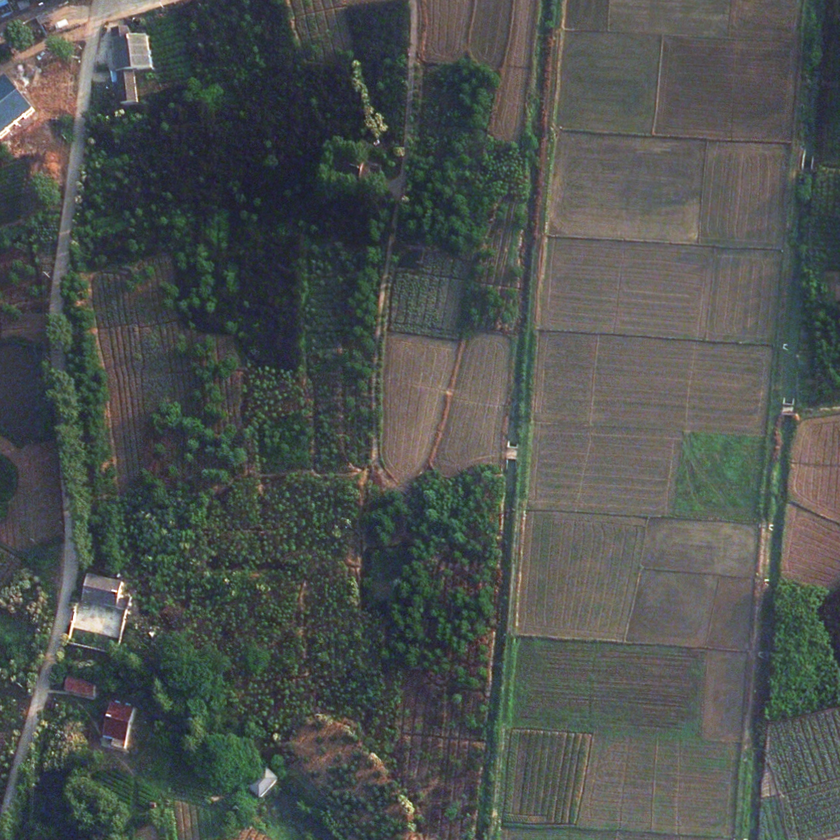
#> input picture LoveDA_Train_16/Rural/images_png/0.png, 840 x 840 px, shrunk from 1024 x 1024 before the run, found by its file name
$ python lbp1.py
#> lines starting #> are read from the running program, lines starting #| are printed output that depends on the picture
import numpy as np
import matplotlib.pyplot as plt
from skimage import io
import skimage


# Image loading
img =  io.imread('./LoveDA/Train/Rural/images_png/0.png')
#> img is the input picture: shape (840, 840, 3); mean R, G, B 77.7, 82.2, 79.4


# LBP calculation - original image
from skimage.feature import local_binary_pattern

radius = 1
n_points = 8 * radius
METHOD = 'uniform'

lbp = local_binary_pattern(skimage.color.rgb2gray(img), n_points, radius, METHOD)
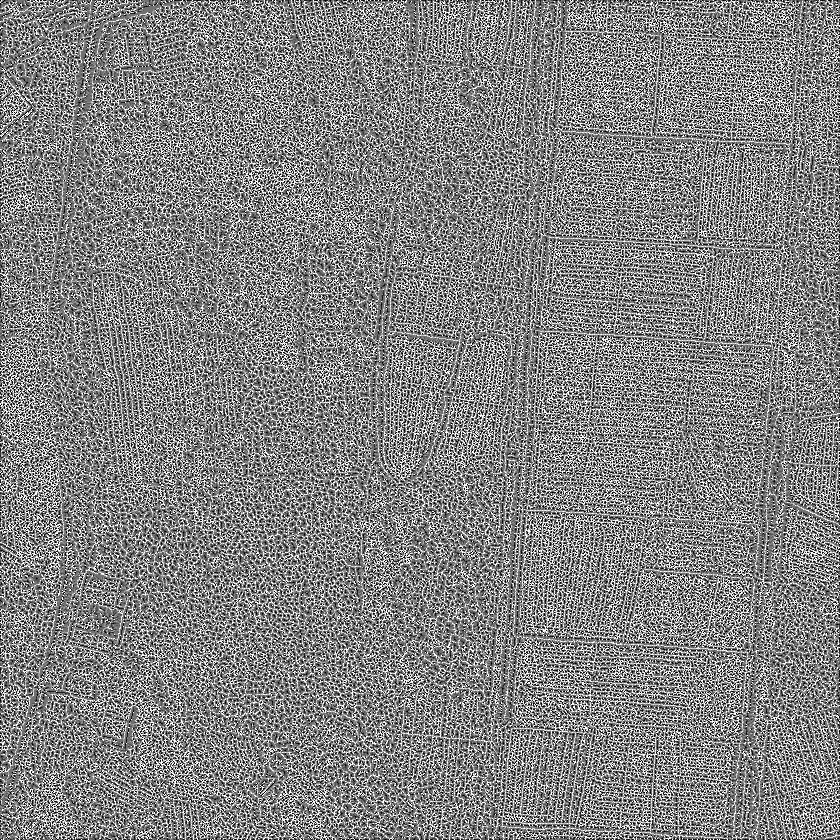
#> lbp: shape (840, 840) float64; min 0, max 9, mean 4.62; drawn with min black and max white

fig, (ax1, ax2) = plt.subplots(1, 2, figsize=(8, 4), sharex=True, sharey=True)

ax1.axis('off')
ax1.imshow(img, cmap=plt.cm.gray)
ax1.set_title('Input image')


ax2.axis('off')
ax2.imshow(lbp, cmap=plt.cm.gray)
ax2.set_title('Local Binary Pattern')
plt.show()
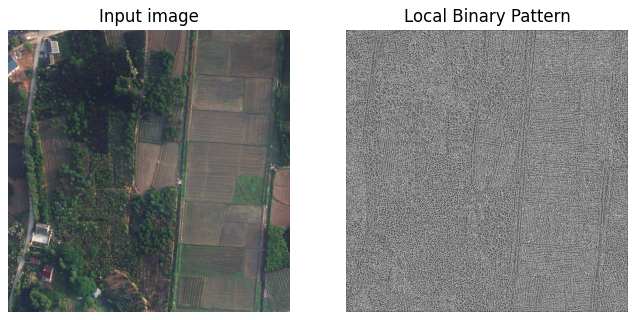
#> figure drawn by matplotlib, 2 panels

$ run again, with LoveDA_Train_16/Rural/images_png/10.png copied over LoveDA_Train_16/Rural/images_png/0.png
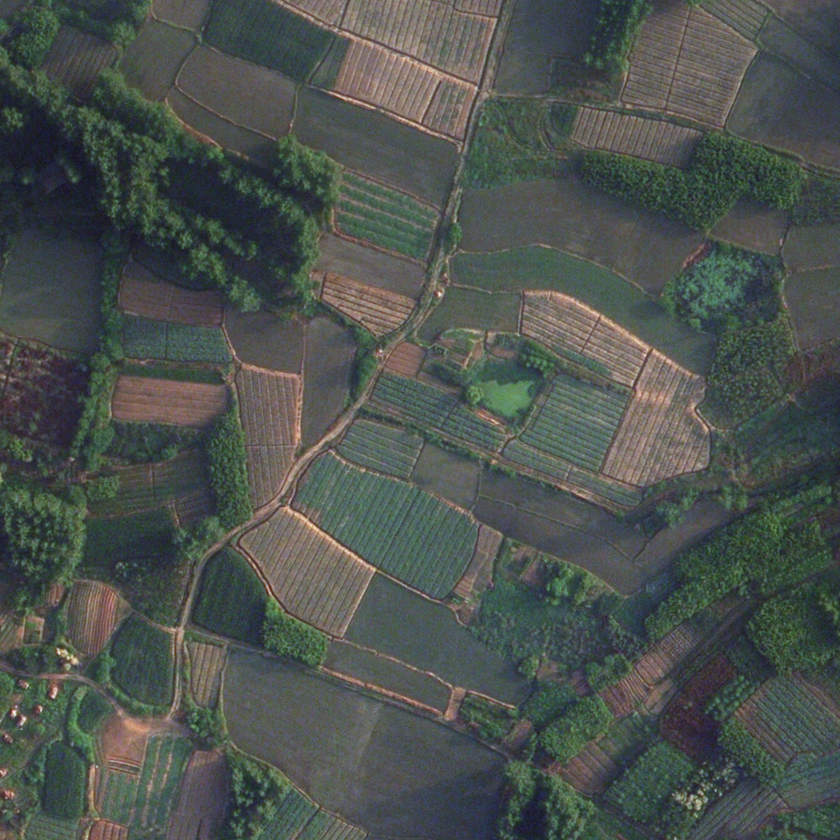
#> input picture LoveDA_Train_16/Rural/images_png/10.png, 840 x 840 px, shrunk from 1024 x 1024 before the run, found by its file name
#> img is the input picture: shape (840, 840, 3); mean R, G, B 76.4, 82.7, 78.4
#> `lbp = local_binary_pattern(skimage.color.rgb2gray(img), n_points, radi..`:
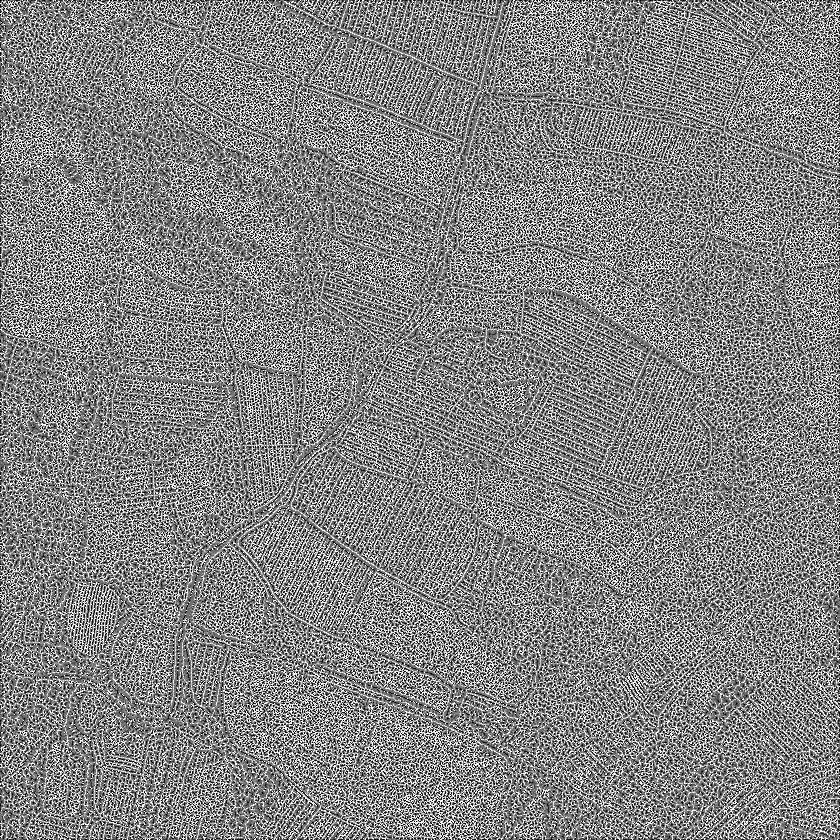
#> lbp: shape (840, 840) float64; min 0, max 9, mean 4.65; drawn with min black and max white
#> `plt.show()`:
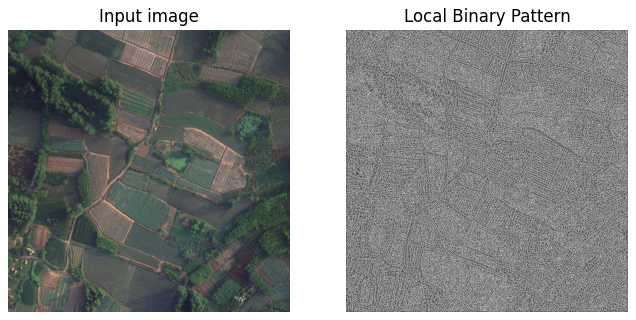
#> figure drawn by matplotlib, 2 panels

$ run again, with LoveDA_Train_16/Rural/images_png/11.png copied over LoveDA_Train_16/Rural/images_png/0.png
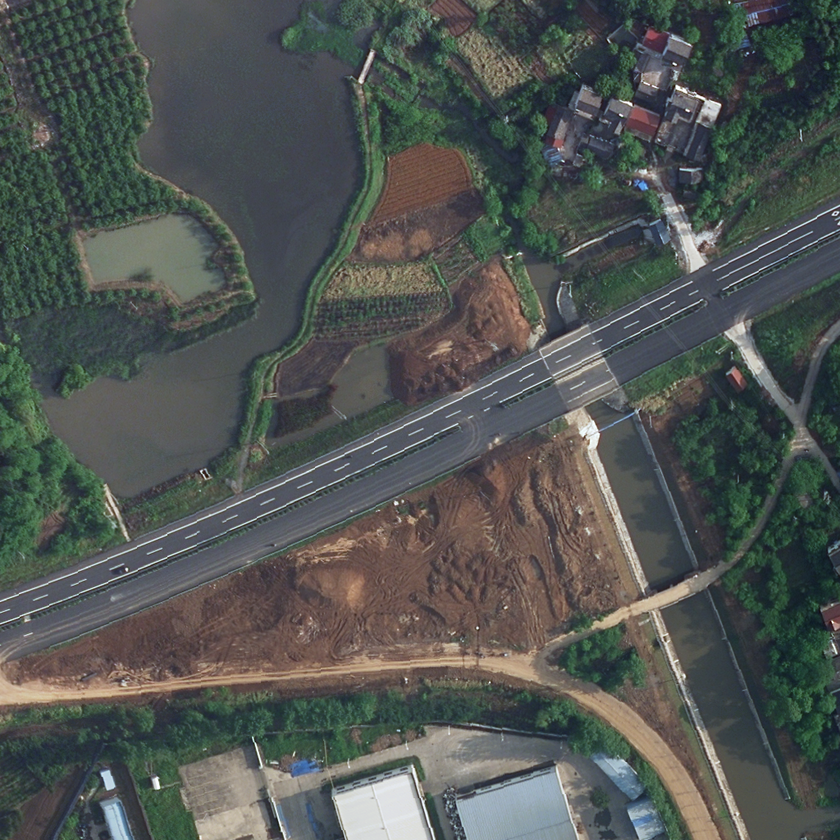
#> input picture LoveDA_Train_16/Rural/images_png/11.png, 840 x 840 px, shrunk from 1024 x 1024 before the run, found by its file name
#> img is the input picture: shape (840, 840, 3); mean R, G, B 80.8, 85.5, 82.2
#> `lbp = local_binary_pattern(skimage.color.rgb2gray(img), n_points, radi..`:
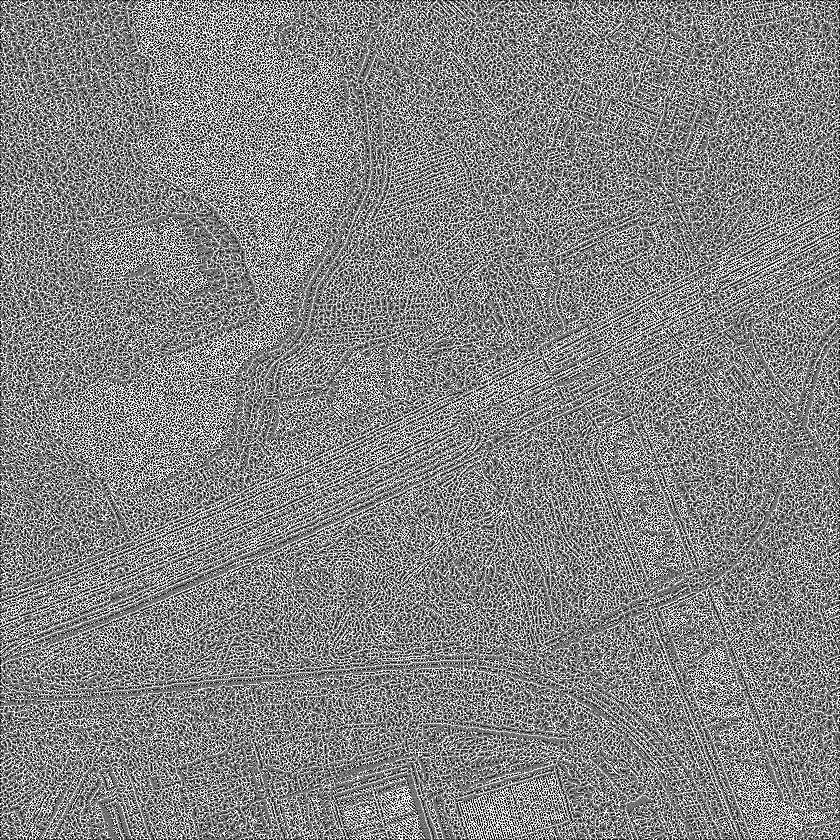
#> lbp: shape (840, 840) float64; min 0, max 9, mean 4.67; drawn with min black and max white
#> `plt.show()`:
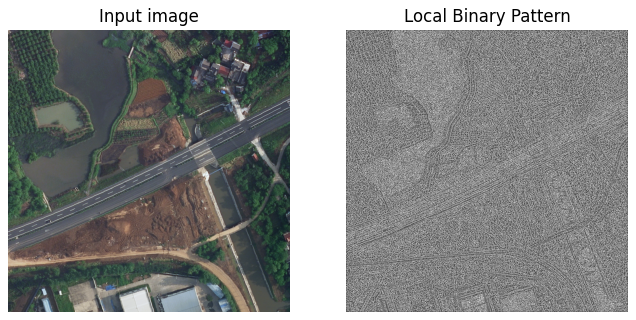
#> figure drawn by matplotlib, 2 panels

$ run again, with LoveDA_Train_16/Rural/images_png/12.png copied over LoveDA_Train_16/Rural/images_png/0.png
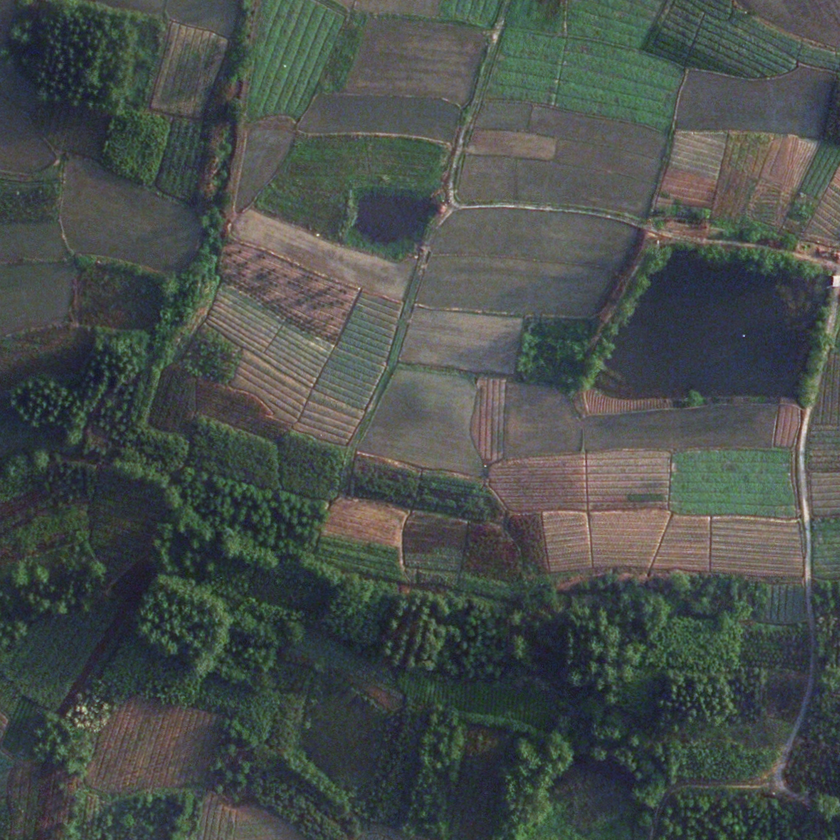
#> input picture LoveDA_Train_16/Rural/images_png/12.png, 840 x 840 px, shrunk from 1024 x 1024 before the run, found by its file name
#> img is the input picture: shape (840, 840, 3); mean R, G, B 72.5, 78.9, 75.4
#> `lbp = local_binary_pattern(skimage.color.rgb2gray(img), n_points, radi..`:
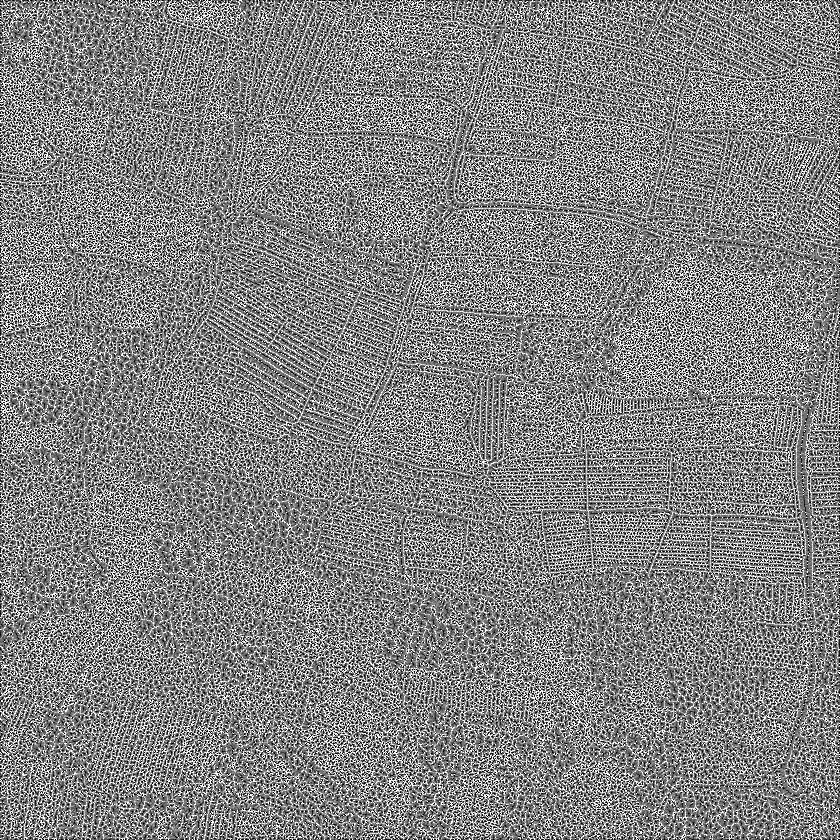
#> lbp: shape (840, 840) float64; min 0, max 9, mean 4.62; drawn with min black and max white
#> `plt.show()`:
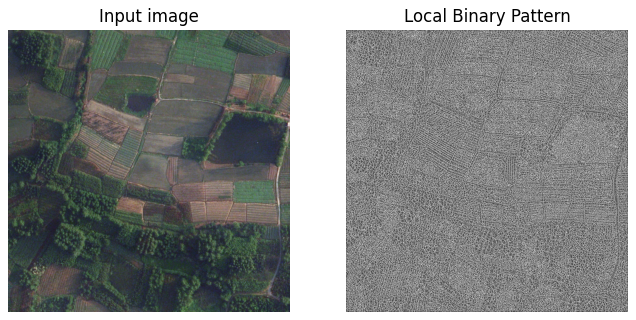
#> figure drawn by matplotlib, 2 panels
